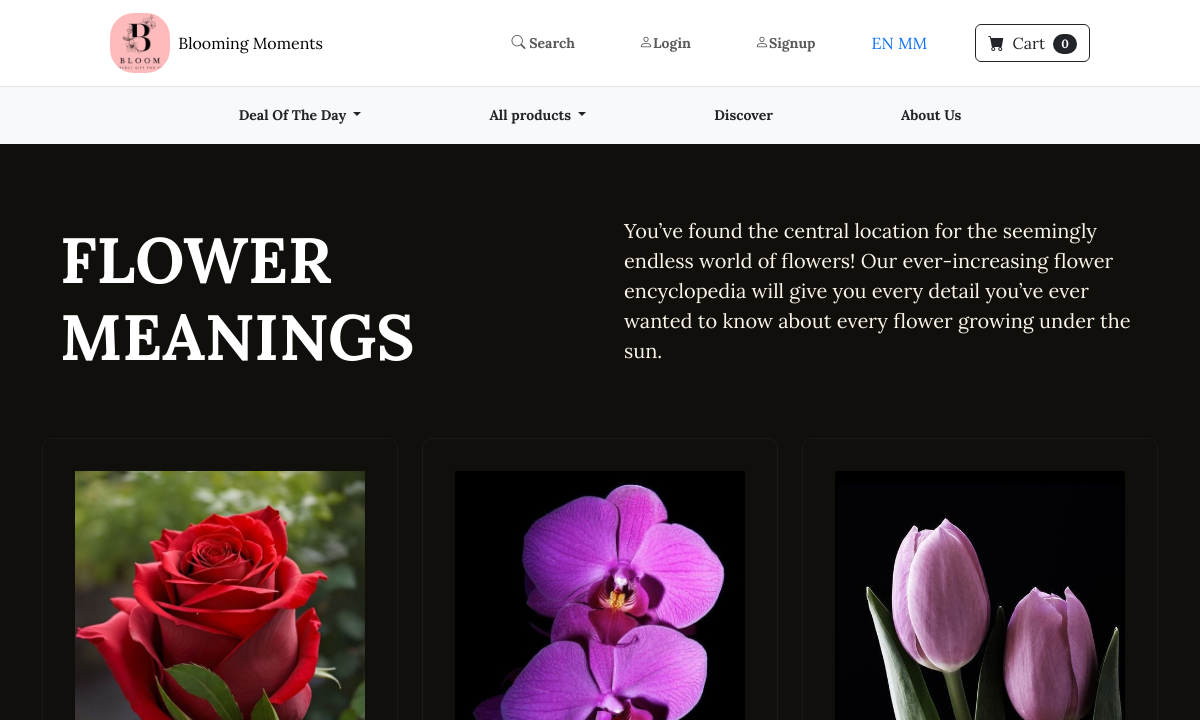
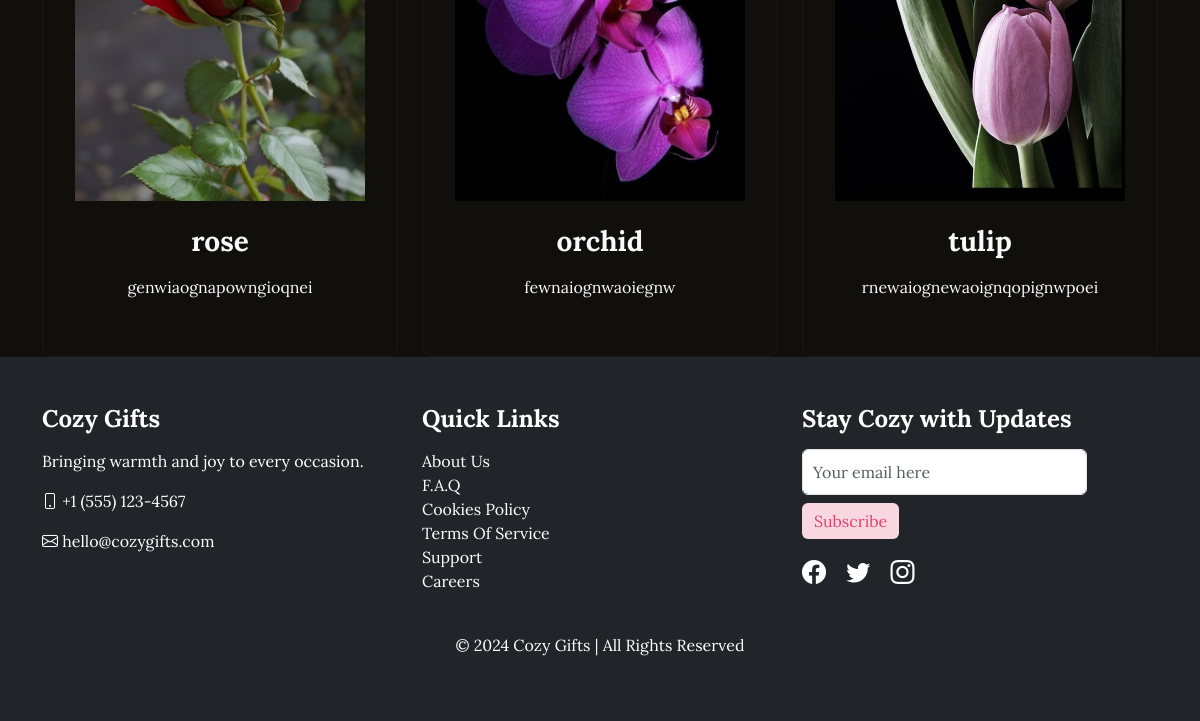
The page /flowerLanding/ on the database as committed earlier (2 pictures, top to bottom).
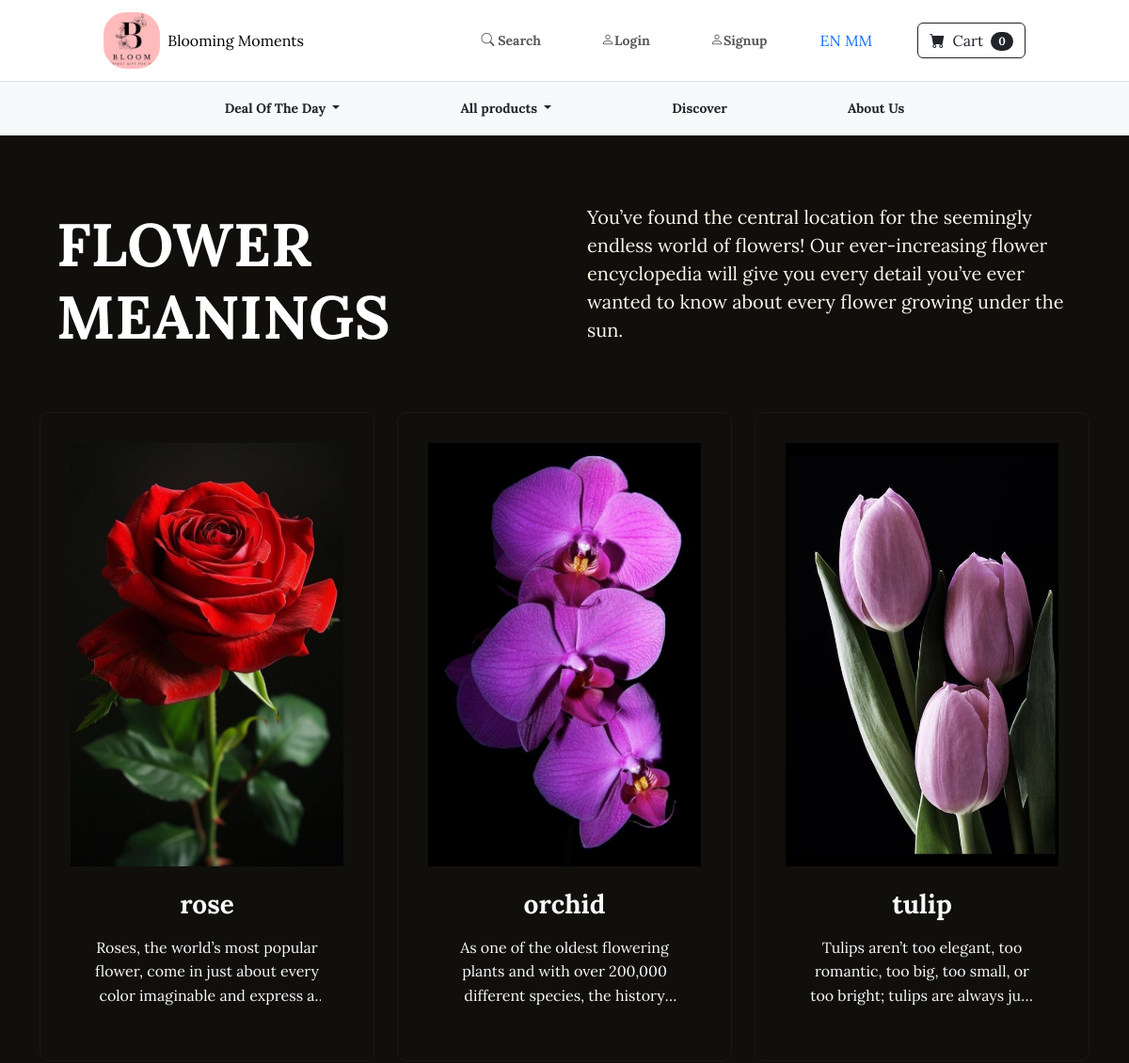
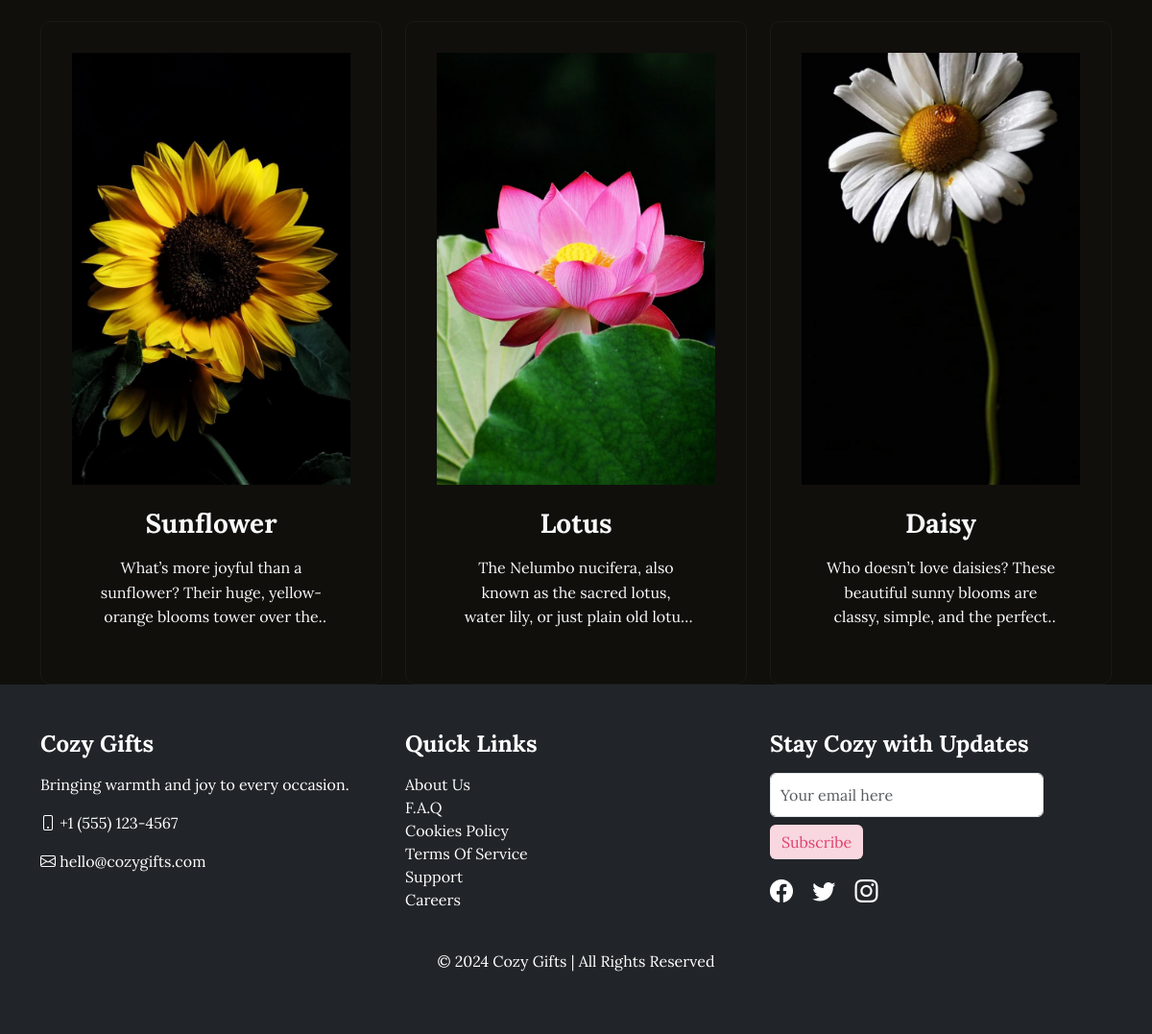
The same page on the database as committed later (2 pictures, top to bottom).
### store/models.py (models this page shows, shortened)
class FlowerStories(models.Model):
    name = models.CharField(max_length=100)
    description = models.CharField(max_length=250, default='', blank=True, null=True)
    image = models.ImageField(upload_to='uploads/flower/')
    category = models.ForeignKey(Flower_Categories, on_delete=models.CASCADE, default=1)
    class Meta:
        verbose_name_plural = "Flower Stories"

### store/views.py (the view)
# urls.py: path('flowerLanding/',views.flowerLanding,name="flowerLanding"),
def flowerLanding(request):
  flowers = FlowerStories.objects.all()
  return render(request,"flowerlanding.html",{'flowers':flowers})

### cart/cart.py (called while the page is built)
  def __len__(self):
    return len(self.cart)

### cart/context_processors.py (called while the page is built)
def cart(request):
  return {'cart':Cart(request)}

### store/templates/flowerlanding.html
{% extends 'base.html' %}
{% load static %}
{% block styles %}
<link rel="stylesheet" href="{% static 'css/flowerLanding.css' %}">
{% endblock %}
{% block content %}
<section class="my-flower-landing-fullpage-section py-5">
  <div class="container mt-4 ">
    <div class="row align-items-center g-5">
      <div class="col-md-6">
        <h1 class="display-3 fw-bold text-white">FLOWER MEANINGS</h1>
      </div>
      <div class="col-md-6 position-relative">
        <p class="lead mb-4 text-white-75 ">
          You’ve found the central location for the seemingly endless world of flowers! Our ever-increasing flower
          encyclopedia will give you every detail you’ve ever wanted to know about every flower growing under the sun.
        </p>
      </div>
    </div>
  </div>
</section>
<section class="my-flower-landing-grid-section">
  <div class="container">
    <div class="row g-4 ">
      {% for flower in flowers %}
      <div class="col-lg-4 col-md-6 col-sm-6 col-12">
        <a href="{% url 'flower_detail' flower.name|lower %}" class="card-link">
          <div class="card h-100">
            <div class="card-img-div ratio-4x3">
              <img src="{{ flower.image.url }}"
                   alt="{{ flower.name }}"
                   class="img-fluid object-fit-cover">
            </div>
            <div class="card-body text-center">
              <h3 class="card-title text-light mb-3">{{ flower.name }}</h3>
              <p class="card-description text-light mb-0">
                {{ flower.description|truncatechars:100 }}
              </p>
            </div>
          </div>
        </a>
      </div>
      {% endfor %}
    </div>
  </div>
</section>
  {% endblock %}

### store/templates/base.html (shortened to what this page needs)
{% load static %}
<!DOCTYPE html>
<html lang="en">
<head>
    <link href="https://cdn.jsdelivr.net/npm/bootstrap@5.3.0-alpha1/dist/css/bootstrap.min.css" rel="stylesheet">
    <link href="https://cdn.jsdelivr.net/npm/bootstrap-icons/font/bootstrap-icons.css" rel="stylesheet">
    <link href="{% static 'css/styles.css' %}" rel="stylesheet">
    {% block styles %}{% endblock %}
</head>
<body>
    {% include 'navbar.html' %}
  {% block content %}
  {% endblock %}
  <footer class="bg-dark text-white py-5">
    <div class="container">
        <div class="row">
            <div class="col-md-4">
                <h3>Cozy Gifts</h3>
                <p>Bringing warmth and joy to every occasion.</p>
                <p><i class="bi bi-phone"></i> +1 (555) 123-4567</p>
                <p><i class="bi bi-envelope"></i> hello@cozygifts.com</p>
            </div>
            <div class="col-md-4">
                <h3>Quick Links</h3>
                <ul class="list-unstyled">
                    <li><a href="{% url 'about_us' %}" class="text-white">About Us</a></li>
                    <li><a href="#" class="text-white">F.A.Q</a></li>
                    <li><a href="#" class="text-white">Cookies Policy</a></li>
                    <li><a href="#" class="text-white">Terms Of Service</a></li>
                    <li><a href="#" class="text-white">Support</a></li>
                    <li><a href="#" class="text-white">Careers</a></li>
                </ul>
            </div>
            <div class="col-md-4">
                <h3>Stay Cozy with Updates</h3>
                <form>
                    <input type="email" placeholder="Your email here" class="form-control mb-2">
                    <button type="submit" class="btn btn-primary">Subscribe</button>
                </form>
                <div class="social-icons mt-3">
                    <a href="#" class="bi bi-facebook text-white me-3"></a>
                    <a href="#" class="bi bi-twitter text-white me-3"></a>
                    <a href="#" class="bi bi-instagram text-white"></a>
                </div>
            </div>
        </div>
        <div class="text-center mt-4">
            <p>&copy; 2024 Cozy Gifts | All Rights Reserved</p>
        </div>
    </div>
</footer>
</body>
</html>

### store/templates/navbar.html (shortened to what this page needs)
<div class="sticky-top bg-white">
    <nav class="navbar navbar-expand-lg navbar-light bg-white border-bottom">
        <div class="container-fluid d-flex align-items-center justify-content-between sticky-top">
       {% load static %}
<a class="navbar-brand d-flex align-items-center mx-auto text-truncate" href="{% url 'home' %}">
    <img src="{% static 'images/image.png' %}" alt="Logo" class="me-2 brand-logo">
    <span class="fs-6 shop-name">Blooming Moments</span>
</a>
        <ul class="navbar-nav mx-auto d-none d-lg-flex flex-row align-items-center gap-5">
            <li class="nav-item">
                <a class="nav-link" href="{% url 'search' %}"><i class="bi bi-search"></i> Search</a>
            </li>
            {% if user.is_authenticated %}
            <li class="nav-item">
                <a class="nav-link" href="{% url 'logout' %}"><i class="bi bi-person"></i>Logout</a>
            </li>
            <li class="nav-item">
                <a class="nav-link" href="{% url 'update_user' %}"><i class="bi bi-person"></i>{{request.user}}</a>
            </li>
            {% else %}
            <li class="nav-item">
                <a class="nav-link" href="{% url 'login' %}"><i class="bi bi-person"></i>Login</a>
            </li>
            <li class="nav-item">
                <a class="nav-link" href="{% url 'register' %}"><i class="bi bi-person"></i>Signup</a>
            </li>
            {% endif %}
            <li class="nav-item" >
                <div class="langWrap">
                <a href="#"  language="english" class="active">EN</a>
                <a href="#"  language="myanmar">MM</a>
                </div>
            </li>
            <form class="d-flex">
                <a href="{% url 'cart_summary' %}" class="btn btn-outline-dark"><i class="bi-cart-fill me-1"></i>
                    Cart
                    <span class="badge bg-dark text-white ms-1 rounded-pill" id="cart_quantity">{{cart|length}}</span></a>
              </form>
        </ul>
    </div>
</nav>
<div class="bg-light py-2 d-none d-lg-block">
    <div class="container-fluid">
        <ul class="nav justify-content-center">
            <li class="nav-item dropdown">
                <a class="nav-link text-dark px-5 mx-3 dropdown-toggle" href="#" id="dealDropdown" data-bs-toggle="dropdown">
                    Deal Of The Day
                </a>
            </li>
            <li class="nav-item dropdown">
                <a class="nav-link text-dark px-5 mx-3 dropdown-toggle" href="{% url 'product' %}" id="flowersDropdownMobile" data-bs-toggle="dropdown"  onclick="location.href=this.href;">
                    All products
                </a>
            </li>
            <li class="nav-item"><a href="{% url 'flowerLanding' %}"  class="nav-link text-dark px-5 mx-3" >Discover</a></li>
            <li class="nav-item">
                <a class="nav-link text-dark px-5 mx-3" href="{% url 'about_us' %}">About Us</a>
            </li>
        </ul>
    </div>
</div>
</div>

### static/css/styles.css (style rules this page uses)
body { font-family: 'Lora', serif; background-color: whitesmoke; margin: 0; padding: 0; }
h1, h2, h3 { font-weight: 700; }
a { text-decoration: none; }
.container { max-width: 1140px; }
img { max-width: 100%; height: auto; }
.nav-link { font-weight: bolder; font-size: 14px; position: relative; padding: 10px 20px; transition: background-color 0.3s ease, color 0.3s ease; border-radius: 8px; }
.navbar { padding: 0.5rem; }
.brand-logo { width: 60px; height: 60px; border-radius: 40%; object-fit: cover; }
.shop-name { font-size: 0.9rem; white-space: nowrap; }
footer { background-color:#FFF0F4; color: white; padding: 30px 0; }
footer h3 { font-size: 1.5rem; margin-bottom: 15px; }
footer .social-icons a { font-size: 1.5rem; color: white; margin-right: 15px; }
footer .form-control { width: 80%; margin-bottom: 15px; padding: 10px; }
footer .btn { background-color: #F8D7E0; color: #E2426D; border: none; }

### static/css/flowerLanding.css (style rules this page uses)
* { margin: 0; padding: 0; box-sizing: border-box; }
.my-flower-landing-fullpage-section { padding: 20px; background-color: #100f0c; color: #fdf5e9; padding: 3rem; }
.card { padding: 2rem; border-radius: 10px; background-color: #100f0c; text-align: center; }
.my-flower-landing-grid-section { background-color: #100f0c; }
.card-link { text-decoration: none; }
.card { border: 1px solid #1a1916 !important; transition: transform 0.3s ease; }
.card-img-div { height: 450px; overflow: hidden; }
.object-fit-cover { object-fit: cover; width: 100%; height: 100%; }
.card-body { padding: 1.5rem; }
.card-description { display: -webkit-box; -webkit-line-clamp: 3; -webkit-box-orient: vertical; overflow: hidden; line-height: 1.6; }

Rows that differ between the two databases and show on the page:
changed FlowerStories "rose": image: a different picture; description "genwiaognapowngioqnei" → "Roses, the world’s most popular flower, come in just about every color imaginable and express…"
changed FlowerStories "orchid": description "fewnaiognwaoiegnw" → "As one of the oldest flowering plants and with over 200,000 different species, the…"
changed FlowerStories "tulip": description "rnewaiognewaoignqopignwpoei" → "Tulips aren’t too elegant, too romantic, too big, too small, or too bright; tulips are always…"
added FlowerStories: image (picture), name "Sunflower", description "What’s more joyful than a sunflower? Their huge, yellow-orange blooms tower over…"
added FlowerStories: image (picture), name "Lotus", description "The Nelumbo nucifera, also known as the sacred lotus, water lily, or just plain…"
added FlowerStories: image (picture), name "Daisy", description "Who doesn’t love daisies? These beautiful sunny blooms are classy, simple, and the…"
